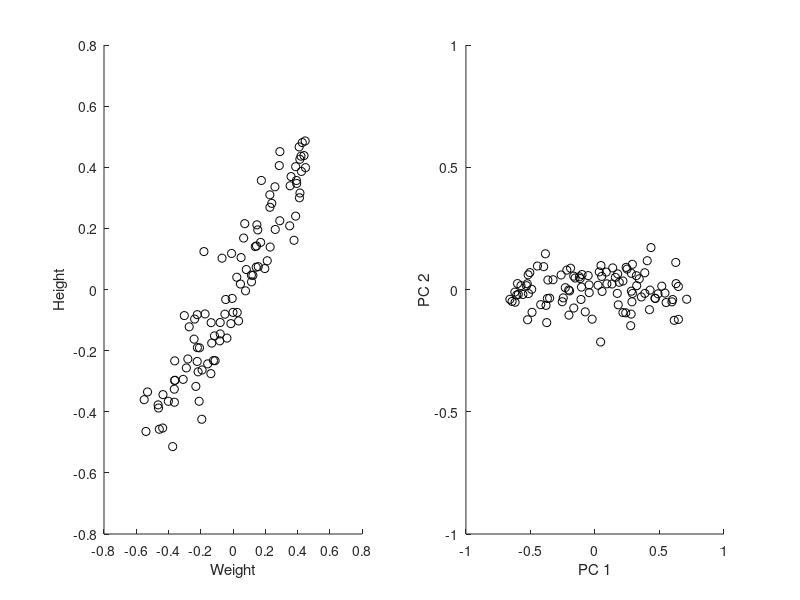

MATLAB code for this plot:
% NBIO 228
% tutorial - applying PCA to datasets. This is a simple data set that you
% probably wouldn't apply PCA to, but hopefully serves as an instructive
% example of what PCA is doing.

%%%%%%%%%%%%%%%%%%%%%%%%%%%%%%%%%%%%%%%%%%%%%%%%%%%%%%%%%%%%%%%%%%%%%%%%%%%
% CREATE HEIGHT AND WEIGHT DATA FOR 100 PEOPLE
weight = 100 + 80.*rand(100,1); % weights for 100 people
height = 0.5*weight+10*ones(size(weight))+5*randn(size(weight)); % let's say height is some function of weight
data = [weight'; height']; %weights and heights in arbitrary units - 2x100 matrix

% first - let's plot this data, before we do anything, to see what it looks like
plot(data(1,:),data(2,:),'ok')
xlabel('Weight')
ylabel('Height')

% note that this data can probably be described by just 1-dimension - we
% don't really need 2 because height and weight are so correlated. In other
% words, knowing the height of a person leaves us with a pretty good guess
% of what their weight is.

%%%%%%%%%%%%%%%%%%%%%%%%%%%%%%%%%%%%%%%%%%%%%%%%%%%%%%%%%%%%%%%%%%%%%%%%%%%
% APPLY PCA TO THIS DATA SET

[M,N] = size(data); %compute size of matrix - we'll use these numbers later

% subtract off the mean for each dimension
data = data - mean(data,2)*ones(1,N);

% normalize(there are many options here)
data = data./(range(data,2)*ones(1,N));

%%%%%%%%%%%% STEP TWO: COMPUTE COVARIANCE MATRIX %%%%%%%%%%%%%%%%%%%%%%%%%%
% calculate the covariance matrix
covariance = cov(data'); % this is a 2x2 symmetric matrix. 
% the values along the diagonal correspond to the variance of weights and
% variance of heights, while values off the diagonal correspond to the
% covariance between height and weight. Note that the off-diagonal values
% are positive, because height and weight are positively correlated.

%%%%%%%%%%%% STEP THREE: COMPUTE EIGENVALUES AND EIGENVECTORS %%%%%%%%%%%%%
% find the eigenvectors and eigenvalues of the covariance matrix
[PC, V] = eig(covariance); %each column in PC is an eigenvector (or principal axis)

% extract diagonal of matrix as vector
V = diag(V);

% sort the variances in decreasing order
[~, rindices] = sort(V,'descend');
V = V(rindices);
PC = PC(:,rindices);

% let's take a look at the PC's and see what they are corresponding to

% plot our data first
plot(data(1,:),data(2,:),'ok')
hold on
plot([0 (PC(1,1))],[0 (PC(2,1))],'r','linewidth',2) 
plot([0 (PC(1,2))],[0 (PC(2,2))],'b','linewidth',2)
hold off
legend('Data','1st eigenvector','2nd eigenvector')
axis equal
xlabel('Weight')
ylabel('Height')

% one note about the plotting - the PC's are indicating the DIRECTION along
% which the most variance is captured.

% let's take a look at the eigenvalues (the spectrum)
stem(V)
axis([0.5 2.5 0 inf])
ylabel('Eigenvalue')
% note that there are only 2 eigenvalues (for each direction), and that one
% of them is pretty big - corresponding to the fact that most of our data
% is well-captured by just one dimension.

% we can also compute the 'variance explained', because the sum of the
% eigenvalues correspond to the variance in our data
propVar = cumsum(V)/sum(V);
stem(propVar)
axis([0.5 2.5 0 inf])

% this plot shows that most of the variance in our data is explained by the
% first component

%%%%%%%%%%%% STEP FOUR: PROJECT THE DATA %%%%%%%%%%%%%%%%%%%%%%%%
% project the data into our new space! each signal is then a visualization
% of the pc's
Y = PC' * data;


% What does the data look like in a new dimensional space?
subplot(1,2,1)
plot(data(1,:),data(2,:),'ok')
box off
xlabel('Weight')
ylabel('Height')


subplot(1,2,2)
plot(Y(1,:),Y(2,:),'ok')
box off
xlabel('PC 1')
ylabel('PC 2')
axis([-1 1 -1 1])